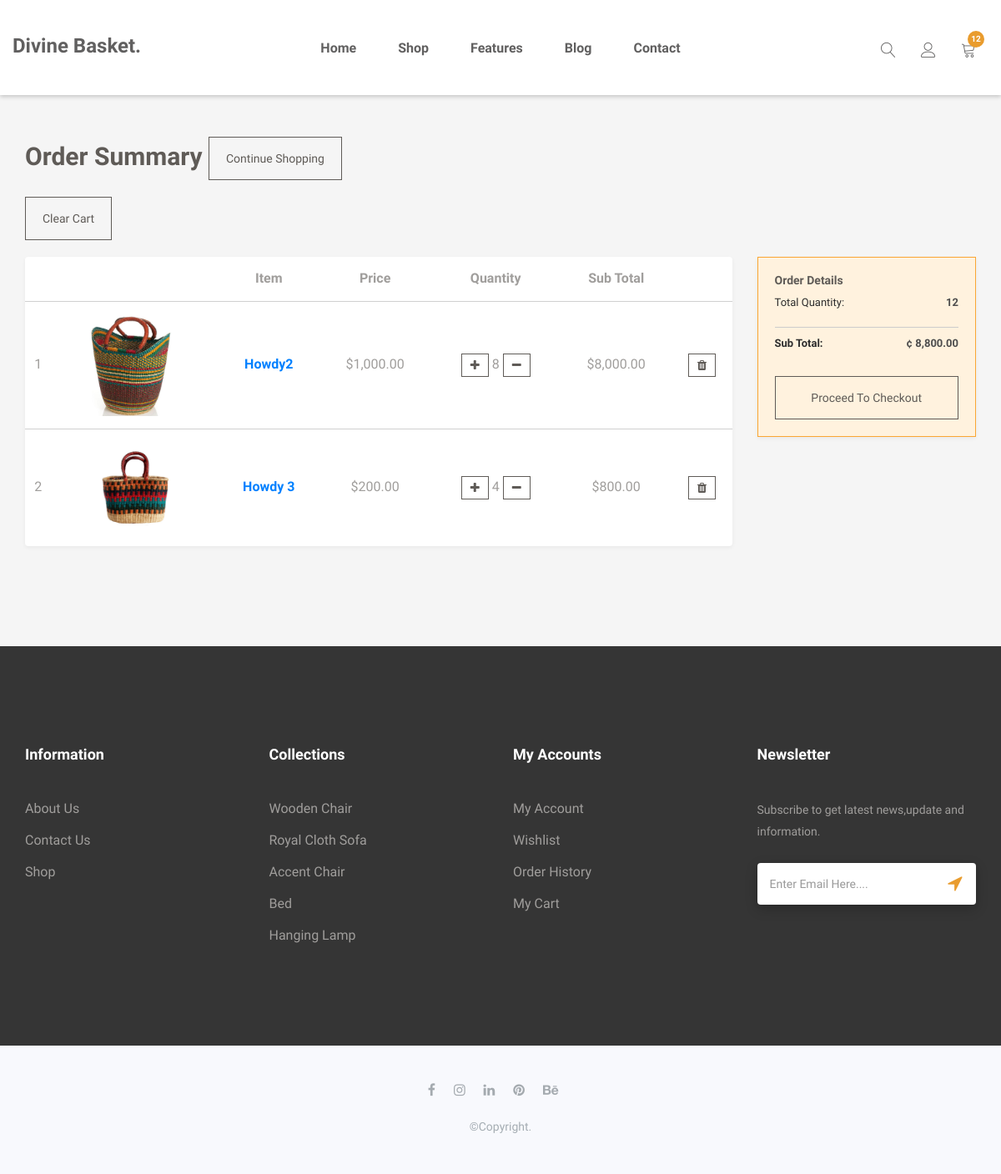
/cart/ (signed in), run on an earlier commit of the app's database.
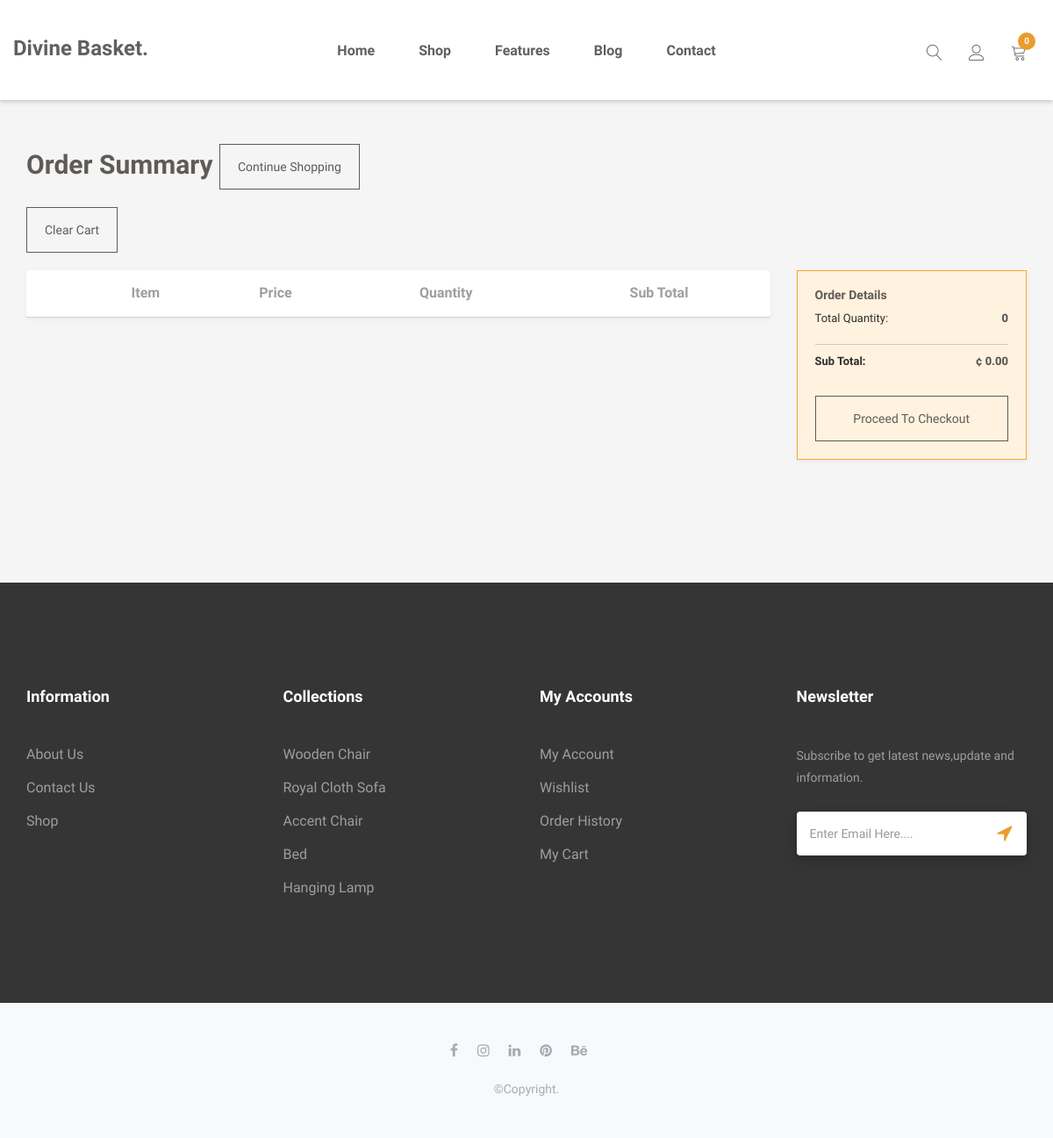
And on a later commit of the database.
### core/models.py (models this page shows, shortened)
class Order(models.Model):
    user = models.ForeignKey(User, on_delete=models.CASCADE)
    ref_code = models.CharField(max_length=20, blank=True, null=True)
    items = models.ManyToManyField(OrderItem)
    start_date = models.DateTimeField(auto_now_add=True)
    ordered_date = models.DateTimeField()
    ordered = models.BooleanField(default=False)
    def get_total(self):
        total = 0
        for order_item in self.items.all():
            total += order_item.get_final_price()
        return total
    def get_total_quantity(self):
        total = 0
        for order_item in self.items.all():
            total += order_item.quantity
        return total

class OrderItem(models.Model):
    user = models.ForeignKey(User, on_delete=models.CASCADE)
    ordered = models.BooleanField(default=False)
    item = models.ForeignKey(Item, on_delete=models.CASCADE)
    quantity = models.IntegerField(default=1)
    def get_total_item_price(self):
        return self.quantity * self.item.price
    def get_final_price(self):
        return self.get_total_item_price()

class Item(models.Model):
    title =  models.CharField(max_length=200)
    price = models.FloatField(null=True, blank=True)
    discount_price = models.FloatField(blank=True, null=True)
    category = models.ForeignKey(Category, on_delete=models.SET_NULL, null=True, blank=True, related_name='categories')
    description = models.TextField()
    image = models.ImageField(upload_to='item', null=True, blank=True)
    new = models.BooleanField(default=False)
    featured = models.BooleanField(default=False)
    created_at = models.DateTimeField(auto_now_add=True)
    slug = AutoSlugField(populate_from='title',unique_with='created_at__month',slugify=custom_slugify)
    class Meta:
        ordering = ['-id']
    @property
    def imageURL(self):
        try:
            url = self.image.url
        except:
            url = ''
        return url
    def get_absolute_url(self):
        return reverse("core:detail", kwargs={
            'slug': self.slug
        })

### core/views.py (the view)
# urls.py: path("cart/", views.cartPage, name="cart"),
@login_required
def cartPage(request):
    try:
        order = models.Order.objects.get(user=request.user, ordered=False)
        context = {
            'object': order
        }
        return render(request, 'cart.html', context)
    except ObjectDoesNotExist:
        messages.warning(request, "You do not have an active order")
        return redirect("/")

### core/templatetags/cart_template_tags.py (called while the page is built)
@register.filter
def cart_item_count(user):
    if user.is_authenticated:
        qs = Order.objects.filter(user=user, ordered=False)
        if qs.exists():
            total = 0
            for order_item in qs[0].items.all():
                total += order_item.quantity
            return total
        return 0
    return 0

### templates/cart.html (shortened to what the changed rows need)
{% extends 'layout.html' %}
{% load humanize %}
{% load static %}
{% block extra_head %}
<link rel="stylesheet" href="{% static 'css/table.css' %}">
{% endblock %}
{% block content %}
<main class="pt-5">
    <div class="container">
        <h1 class="cart_title">Order Summary
            <a class='btn btn-primary float-right' href="{% url 'core:shop' %}">Continue shopping</a>
    </h1>
    <div class="row">
            <div class="col-md-9 left-content">
                <table class="bordered centered responsive-table">
                    <thead>
                        <tr>
                            <th></th>
                            <th></th>
                            <th>Item</th>
                            <th>Price</th>
                            <th>Quantity</th>
                            <th>Sub Total</th>
                        </tr>
                    </thead>
                    <tbody>
                        {% for order_item in object.items.all %}
                        <tr>
                            <td>{{ forloop.counter }}</td>
                            <td>
                                <img src="{{ order_item.item.imageURL }}" style="max-width:11rem">
                            </td>
                            <td>
                                <strong><a
                                        href="{{ order_item.item.get_absolute_url }}">{{ order_item.item.title }}</a></strong>
                            </td>
                            <td>${{ order_item.item.price|floatformat:2|intcomma }}</td>
                            <td>
                                <a href="{% url 'core:add-to-cart' order_item.item.slug %}"
                                    class="btn btn-primary btn-sm" id="addone" aid="28"><i class="fa fa-plus"></i></a>
                                <span class="margin:auto 20px;">{{ order_item.quantity }}</span>
                                <a href="{% url 'core:remove-single-item-from-cart' order_item.item.slug %}"
                                    class="btn btn-danger btn-sm"><i class="fa fa-minus"></i></a>
                            </td>
                            <td>
                                ${{ order_item.get_total_item_price|floatformat:2|intcomma }}
                            </td>
                            <td>
                                <a href="{% url 'core:remove-from-cart' order_item.item.slug %}"
                                    class="btn btn-danger btn-sm" id="delete" did="28"><i class="fa fa-trash"></i></a>
                            </td>
                        </tr>
                        {% endfor %}
                    </tbody>
                </table>
            </div>
            <aside class="col-md-3 right-content">
                <div class="summary forward">
                    <div class="totals">
                        <div class="item">
                            <label id="pricing-volume-point-title">Total quantity:</label>
                            <div class="value" data-format="n2" id="pricing-volume-point">
                                {{ object.get_total_quantity }}</div>
                        </div>
                    </div>
                    <div class="totals">
                        <div id="totals-section">
                            <div class="item total">
                                <div class="value" id="grand-total">
                                    <bdo dir="ltr">
                                        ¢ <span data-format="n2"
                                            id="pricing-amount-due">{{ object.get_total|floatformat:2|intcomma }}</span>
                                    </bdo>
                                </div>
                            </div>
                        </div>
                    </div>
                </div>
            </aside>
        </div>
    </div>
</main>
{% endblock content %}

### templates/common/navigation.html (shortened to what this page needs)
{% load cart_template_tags %}
<header id="home" class="welcome-hero">
    <div class="top-area">
        <div class="header-area">
            <nav class="navbar navbar-default bootsnav  navbar-sticky navbar-scrollspy " data-minus-value-desktop="70"
                data-minus-value-mobile="55" data-speed="1000"
                style="background-color: #fff;box-shadow: 0 2px 5px rgb(0 0 0 / 20%);">
                <div class="container">
                    <div class="attr-nav">
                        <ul>
                            <li class="search">
                                <a href="#"><span class="lnr lnr-magnifier"></span></a>
                            </li>
                            <li class="dropdown">
                                <a href="#" class="dropdown-toggle" data-toggle="dropdown">
                                    <span class="lnr lnr-user"></span>
                                </a>
                            </li>
                            <li class="">
                                <a href="{% url 'core:cart' %}">
                                    <span class="lnr lnr-cart"></span>
                                    <span class="badge badge-bg-1">{{ request.user|cart_item_count }}</span>
                                </a>
                            </li>
                        </ul>
                    </div>
                    <div class="navbar-header">
                        <a class="navbar-brand" href="{% url 'core:index' %}">Divine Basket.</a>
                    </div>
                    <div class="collapse navbar-collapse menu-ui-design" id="navbar-menu">
                        <ul class="nav navbar-nav navbar-center" data-in="fadeInDown" data-out="fadeOutUp">
                            <li class=""><a href="{% url 'core:index' %}">home</a></li>
                            {% block shop_nav%}
                            <li class=""><a href="{% url 'core:shop' %}">shop</a></li>
                            {% endblock shop_nav%}
                            <li class=""><a href="">features</a></li>
                            <li class=""><a href="">blog</a></li>
                            <li class=""><a href="">contact</a></li>
                        </ul>
                    </div>
                </div>
            </nav>
        </div>
    </div>
</header>
<div style="height: 10px;"></div>

What changed in the data, as far as the page shows it:
removed OrderItem: item.imageURL (picture), item "Howdy2", item.price "1,000.00", quantity "8", get_total_item_price "8,000.00"
removed OrderItem: item.imageURL (picture), item "Howdy 3", item.price "200.00", quantity "4", get_total_item_price "800.00"
computed for Order: get_total_quantity "12" → "0"; get_total "8,800.00" → "0.00"
Also different on the page:
{{ request.user|cart_item_count }}: "12" → "0"
